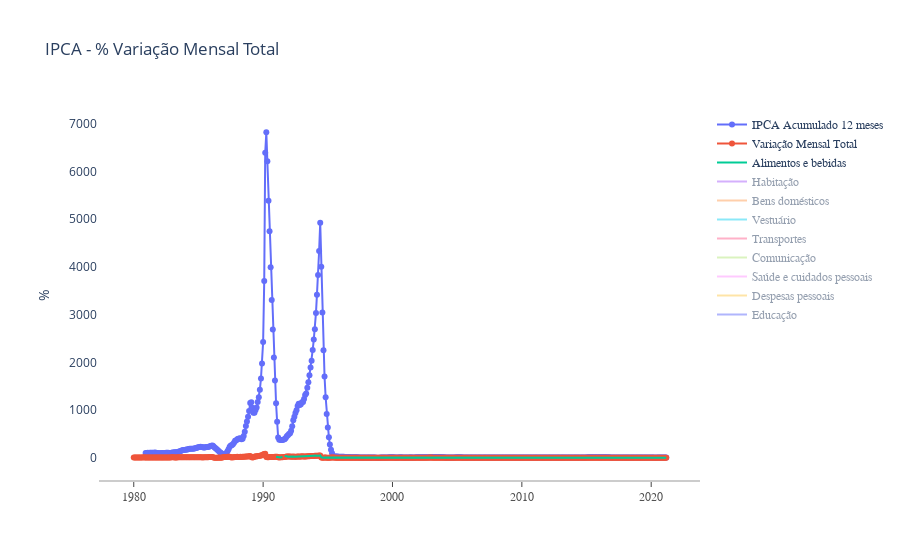

Notebook code for this chart:
### Code cell
graf_plotly(df,f'01/01/1980', f'01/01/2021', 'IPCA - % Variação Mensal Total')

### Figure 1 — Plotly figure (JSON) as saved in the notebook; plotly's stock layout.template omitted (floating-point values rounded to 4 significant figures; data arrays with more than 128 entries replaced by an {"elided": "..."} marker saying what was removed)
{"data": [{"mode": "markers+lines", "name": "IPCA Acumulado 12 meses", "type": "scatter", "visible": true, "x": {"elided": "495 str values"}, "y": {"elided": "495 float values"}}, {"mode": "markers+lines", "name": "Variação Mensal Total", "type": "scatter", "visible": true, "x": {"elided": "495 str values"}, "y": {"elided": "495 float values"}}, {"mode": "lines", "name": "Alimentos e bebidas", "type": "scatter", "visible": true, "x": {"elided": "495 str values"}, "y": {"elided": "495 float values"}}, {"mode": "lines", "name": "Habitação", "type": "scatter", "visible": "legendonly", "x": {"elided": "495 str values"}, "y": {"elided": "495 float values"}}, {"mode": "lines", "name": "Bens domésticos", "type": "scatter", "visible": "legendonly", "x": {"elided": "495 str values"}, "y": {"elided": "495 float values"}}, {"mode": "lines", "name": "Vestuário", "type": "scatter", "visible": "legendonly", "x": {"elided": "495 str values"}, "y": {"elided": "495 float values"}}, {"mode": "lines", "name": "Transportes", "type": "scatter", "visible": "legendonly", "x": {"elided": "495 str values"}, "y": {"elided": "495 float values"}}, {"mode": "lines", "name": "Comunicação", "type": "scatter", "visible": "legendonly", "x": {"elided": "495 str values"}, "y": {"elided": "495 float values"}}, {"mode": "lines", "name": "Saúde e cuidados pessoais", "type": "scatter", "visible": "legendonly", "x": {"elided": "495 str values"}, "y": {"elided": "495 float values"}}, {"mode": "lines", "name": "Despesas pessoais", "type": "scatter", "visible": "legendonly", "x": {"elided": "495 str values"}, "y": {"elided": "495 float values"}}, {"mode": "lines", "name": "Educação", "type": "scatter", "visible": "legendonly", "x": {"elided": "495 str values"}, "y": {"elided": "495 float values"}}], "layout": {"autosize": true, "legend": {"font": {"family": "Arial", "size": 12}}, "margin": {"autoexpand": true, "l": 100, "r": 20, "t": 110}, "plot_bgcolor": "white", "showlegend": true, "title": {"text": "IPCA - % Variação Mensal Total"}, "xaxis": {"linecolor": "rgb(204, 204, 204)", "linewidth": 2, "showgrid": false, "showline": true, "showticklabels": true, "tickfont": {"color": "rgb(82, 82, 82)", "family": "Arial", "size": 12}, "ticks": "outside"}, "yaxis": {"showgrid": false, "showline": true, "showticklabels": true, "title": {"text": "%"}, "zeroline": true}}}
